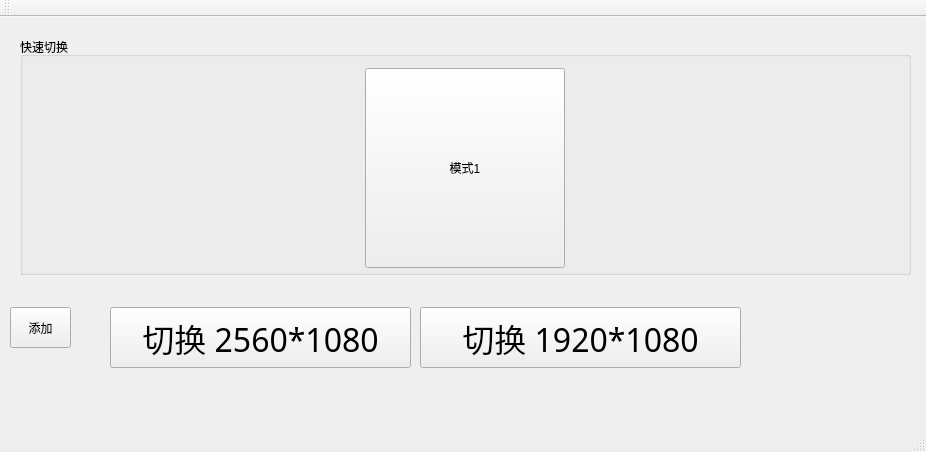
<?xml version="1.0" encoding="UTF-8"?>
<ui version="4.0">
 <class>MainWindow</class>
 <widget class="QMainWindow" name="MainWindow">
  <property name="geometry">
   <rect>
    <x>0</x>
    <y>0</y>
    <width>926</width>
    <height>452</height>
   </rect>
  </property>
  <property name="windowTitle">
   <string>DisplayResolutionSwitcher-分辨率切换器</string>
  </property>
  <widget class="QWidget" name="centralWidget">
   <widget class="QPushButton" name="pushButton_2">
    <property name="geometry">
     <rect>
      <x>420</x>
      <y>290</y>
      <width>321</width>
      <height>61</height>
     </rect>
    </property>
    <property name="font">
     <font>
      <family>幼圆</family>
      <pointsize>24</pointsize>
     </font>
    </property>
    <property name="text">
     <string>切换 1920*1080</string>
    </property>
   </widget>
   <widget class="QPushButton" name="pushButton">
    <property name="geometry">
     <rect>
      <x>110</x>
      <y>290</y>
      <width>301</width>
      <height>61</height>
     </rect>
    </property>
    <property name="font">
     <font>
      <family>幼圆</family>
      <pointsize>24</pointsize>
     </font>
    </property>
    <property name="text">
     <string>切换 2560*1080</string>
    </property>
   </widget>
   <widget class="QGroupBox" name="groupBoxMode">
    <property name="geometry">
     <rect>
      <x>20</x>
      <y>20</y>
      <width>891</width>
      <height>238</height>
     </rect>
    </property>
    <property name="title">
     <string>快速切换</string>
    </property>
    <layout class="QHBoxLayout" name="horizontalLayout">
     <item>
      <widget class="QPushButton" name="btnMode1">
       <property name="sizePolicy">
        <sizepolicy hsizetype="Preferred" vsizetype="Preferred">
         <horstretch>0</horstretch>
         <verstretch>0</verstretch>
        </sizepolicy>
       </property>
       <property name="minimumSize">
        <size>
         <width>200</width>
         <height>200</height>
        </size>
       </property>
       <property name="maximumSize">
        <size>
         <width>200</width>
         <height>200</height>
        </size>
       </property>
       <property name="text">
        <string>模式1</string>
       </property>
      </widget>
     </item>
    </layout>
   </widget>
   <widget class="QPushButton" name="btnAdd">
    <property name="geometry">
     <rect>
      <x>10</x>
      <y>290</y>
      <width>61</width>
      <height>41</height>
     </rect>
    </property>
    <property name="text">
     <string>添加</string>
    </property>
   </widget>
  </widget>
  <widget class="QMenuBar" name="menuBar">
   <property name="geometry">
    <rect>
     <x>0</x>
     <y>0</y>
     <width>926</width>
     <height>23</height>
    </rect>
   </property>
  </widget>
  <widget class="QToolBar" name="mainToolBar">
   <attribute name="toolBarArea">
    <enum>TopToolBarArea</enum>
   </attribute>
   <attribute name="toolBarBreak">
    <bool>false</bool>
   </attribute>
  </widget>
  <widget class="QStatusBar" name="statusBar"/>
 </widget>
 <layoutdefault spacing="6" margin="11"/>
 <resources/>
 <connections/>
</ui>
